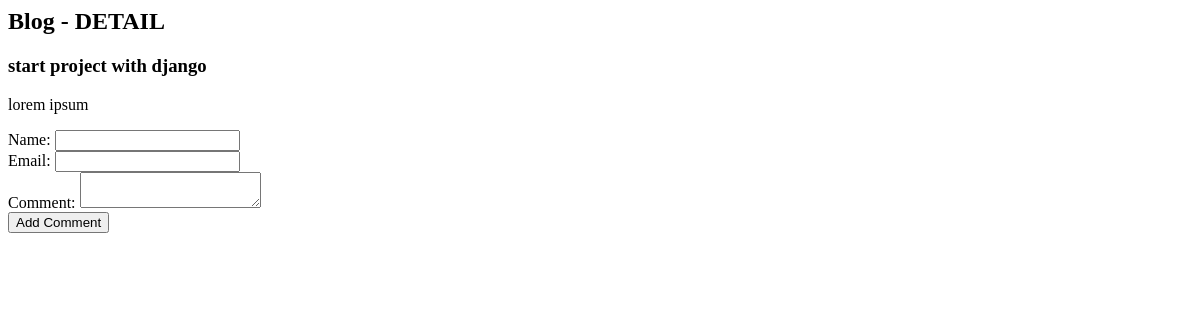
The page /2/ on the database as committed earlier.
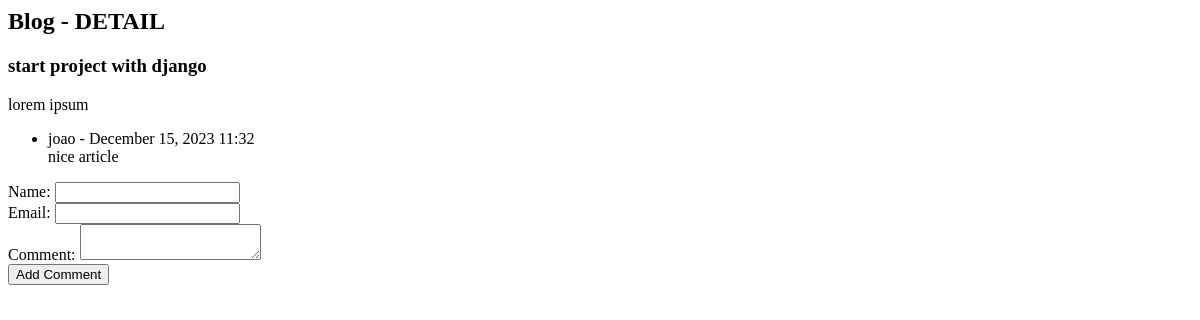
The same page on the database as committed later.
### articles/models.py (models this page shows)
class Comment(models.Model):
    post = models.ForeignKey(BlogPost, on_delete=models.CASCADE)
    name = models.CharField(max_length=100)
    email = models.EmailField()
    body = models.TextField()
    created_at = models.DateTimeField(auto_now_add=True)

### articles/views.py (the view, shortened to what this page needs)
# urls.py: path('<int:pk>/', CustomBlogDetailView.as_view(), name='custom-blog-detail'),
class CustomBlogDetailView(TemplateView):
    template_name = 'blog_detail.html'
    def get_context_data(self, **kwargs):
        context = super().get_context_data(**kwargs)
        context['post'] = get_object_or_404(BlogPost, pk=kwargs['pk'])
        context['comments'] = Comment.objects.filter(post=context['post'])
        return context

### articles/templates/blog_detail.html (shortened to what this page needs)
{% block content %}
  <h2>Blog - DETAIL</h2>
  <article>
    <h3>{{ post.title }}</h3>
    <p>{{ post.content }}</p>
    <ul>
      {% for comment in comments %}
        <li>{{ comment.name }} - {{ comment.created_at|date:"F d, Y H:i" }}<br>{{ comment.body }}</li>
      {% endfor %}
    </ul>
    <form method="post" action="">
      <label for="name">Name:</label>
      <input type="text" name="name" required><br>
      <label for="email">Email:</label>
      <input type="email" name="email" required><br>
      <label for="body">Comment:</label>
      <textarea name="body" required></textarea><br>
      <button type="submit">Add Comment</button>
    </form>
  </article>
{% endblock %}

Rows that differ between the two databases and show on the page:
added Comment: name "joao", created_at "December 15, 2023 11:32", body "nice article"
